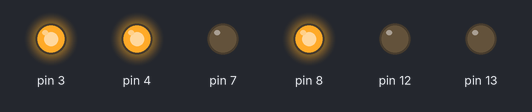
The sketch below on a simulated Arduino Uno, built with avr-gcc and run on an emulated ATmega328P. On the bench: output pins drawn as LEDs (lit = HIGH).

Above: at 0.1 s.
At 0.6 s:
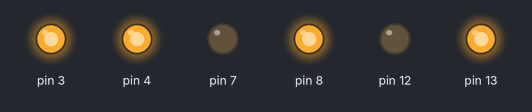
Timing chart, 0 to 2.1 s (numbered marks = the images above):
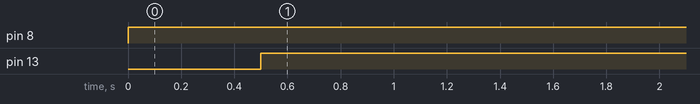

Measured:
- by itself, pin 8: LOW → HIGH at 0.00 s
- by itself, pin 13: LOW → HIGH at 0.50 s

The sketch:

croco1.ino
```cpp
int m1_forward=7;
int m1_backward=8;
int m2_forward=12;
int m2_backward=13;
unsigned long start_time,end_time;
void setup() {
  // put your setup code here, to run once:
pinMode(7,OUTPUT);
pinMode(8,OUTPUT);
pinMode(12,OUTPUT);
pinMode(13,OUTPUT);
pinMode(3,OUTPUT);
pinMode(4,OUTPUT);
Serial.begin(9600);
digitalWrite(3,HIGH);
digitalWrite(4,HIGH);
}

void loop() {
  // put your main code here, to run repeatedly:
forward();
//backward();
//digitalWrite(13,HIGH);
// digitalWrite(8,HIGH);

}
void forward()
{

  digitalWrite(8,HIGH);
  digitalWrite(7,LOW);
  delay(500);
  digitalWrite(13,HIGH);
  digitalWrite(12,LOW);
}
void backward()
{
  digitalWrite(8,LOW);
  digitalWrite(13,LOW);
  digitalWrite(7,HIGH);
}
```
